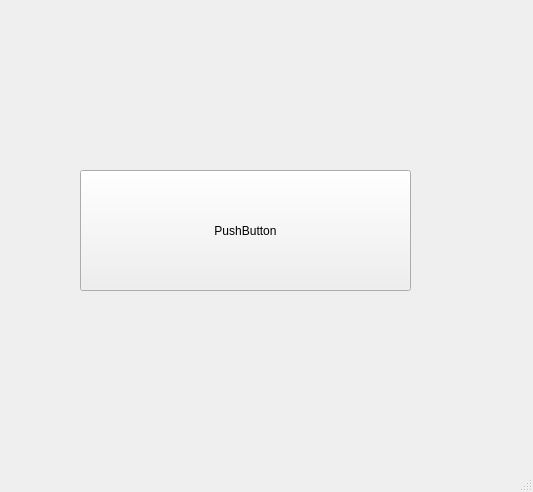
<?xml version="1.0" encoding="UTF-8"?>
<ui version="4.0">
 <class>MainWindow</class>
 <widget class="QMainWindow" name="MainWindow">
  <property name="geometry">
   <rect>
    <x>0</x>
    <y>0</y>
    <width>533</width>
    <height>492</height>
   </rect>
  </property>
  <property name="windowTitle">
   <string>MainWindow</string>
  </property>
  <widget class="QWidget" name="centralwidget">
   <widget class="QPushButton" name="pushButton">
    <property name="geometry">
     <rect>
      <x>80</x>
      <y>170</y>
      <width>331</width>
      <height>121</height>
     </rect>
    </property>
    <property name="text">
     <string>PushButton</string>
    </property>
   </widget>
  </widget>
  <widget class="QMenuBar" name="menubar">
   <property name="geometry">
    <rect>
     <x>0</x>
     <y>0</y>
     <width>533</width>
     <height>21</height>
    </rect>
   </property>
  </widget>
  <widget class="QStatusBar" name="statusbar"/>
 </widget>
 <resources/>
 <connections/>
</ui>
